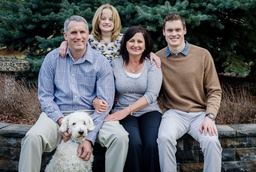
#> input picture images/3.jpg, 256 x 172 px, shrunk from 800 x 539 before the run, found by its file name
$ python SlidingWindowDetector.py
#> lines starting #> are read from the running program, lines starting #| are printed output that depends on the picture
import numpy as np
import imutils
import time
import cv2

def ScaleImage(InputImage, minImageSize, scaleFactor=1.5):

	yield InputImage

	# Loop until the image becomes very small
	while True:
		# compute the new dimensions of the InputImage and resize it
		w = int(InputImage.shape[1] / scaleFactor)
		InputImage = imutils.resize(InputImage, width=w)

		if InputImage.shape[0] < minImageSize[1] or InputImage.shape[1] < minImageSize[0]:
			break

		# Next Image
		yield InputImage

def generateNextWindowLocation(InputImage, boxSize, stride):
	# slide a window across the InputImage
	for y in range(0, InputImage.shape[0], stride):
		for x in range(0, InputImage.shape[1], stride):
			# Next Window
			yield (x, y, InputImage[y:y + boxSize[1], x:x + boxSize[0]])

# Load the image
imageFolder = ".\\images\\"
fileName = "3.jpg"
image = cv2.imread(imageFolder + fileName)
#> image is the input picture: shape (172, 256, 3); mean B, G, R 99.6, 97.1, 95.6
#Load the model file
modelFolder = '.\\xmls\\'
modelFile = 'haarcascade_frontalface_default.xml'
face_cascade = cv2.CascadeClassifier(modelFolder + modelFile)

# Create a copy of image to overlay the window rectangle
ImageCopy = image.copy()

#Window Dimensions
(winW, winH) = (50, 50)

# loop over the image pyramid

i = 0
skipNum = 2
for resized in ScaleImage(image, scaleFactor=1.2, minImageSize=(30,30)):

	# This if statement is used to quickly resize the image
	if i < skipNum:
		i = i+1
		continue

	# Scan all regions of the image
	for (x, y, window) in generateNextWindowLocation(resized, boxSize=(winW, winH), stride=5):


		if window.shape[0] != winH or window.shape[1] != winW:
			continue

		# Get the image within the rectangle
		gray_cropped = cv2.cvtColor(window, cv2.COLOR_BGR2GRAY)
		CroppedImg_shape = gray_cropped.shape
		cv2.imshow("Window - Cropped", gray_cropped)

		p = face_cascade.detectMultiScale(gray_cropped, scaleFactor = 1.01)

		# If face was detected
		# Wait for 2 seconds
		if len(p) > 0:
			print("Face Detected in this region", print(p))
			time.sleep(2)

		#Draw bounding Box
		ImageCopy = resized.copy()
		leftLoc = (x, y)
		RightLoc = (x + winW, y + winH)
		cv2.rectangle(ImageCopy, leftLoc, RightLoc, (0, 255, 0), 2)
		cv2.imshow("Image", ImageCopy)
		cv2.waitKey(1)
#> this loop made 10 passes
#> i on passes 1 to 2: 1, 2
#> (printed output is left out)
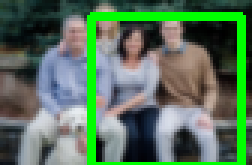
#> ImageCopy: shape (55, 84, 3) (shown 3 times larger); mean B, G, R 91.1, 115.9, 87.8
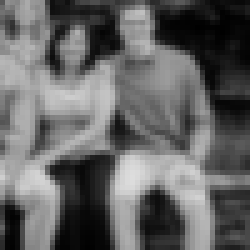
#> gray_cropped: shape (50, 50) (shown 5 times larger); min 0, max 221, mean 99.9
#> after the loop, i = 2

$ run again, with images/2.jpg copied over images/3.jpg
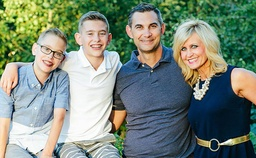
#> input picture images/2.jpg, 256 x 158 px, shrunk from 880 x 542 before the run, found by its file name
#> image is the input picture: shape (158, 256, 3); mean B, G, R 121.7, 135.7, 121.6
#> the loop `for resized in ScaleImage(image, scaleFactor=1.2, minImageSize=(30,30)):` made 9 passes
#> i on passes 1 to 2: 1, 2
#> (printed output is left out)
#> after the loop `for resized in ScaleImage(image, scaleFactor=1.2, minImageSize=(30,30)):`:
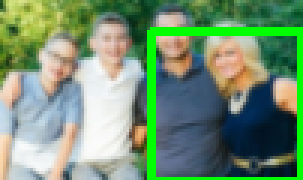
#> ImageCopy: shape (60, 101, 3) (shown 3 times larger); mean B, G, R 114.5, 146.4, 115.5
#> after the loop `for resized in ScaleImage(image, scaleFactor=1.2, minImageSize=(30,30)):`:
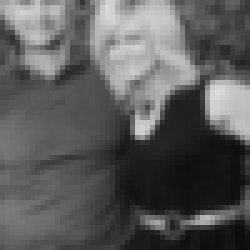
#> gray_cropped: shape (50, 50) (shown 5 times larger); min 12, max 218, mean 91.3
#> after the loop `for resized in ScaleImage(image, scaleFactor=1.2, minImageSize=(30,30)):`: i = 2

$ run again, with images/my1.jpg copied over images/3.jpg
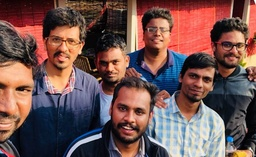
#> input picture images/my1.jpg, 256 x 157 px, shrunk from 1080 x 661 before the run, found by its file name
#> image is the input picture: shape (157, 256, 3); mean B, G, R 81.5, 84.1, 114.5
#> the loop `for resized in ScaleImage(image, scaleFactor=1.2, minImageSize=(30,30)):` made 9 passes
#> i on passes 1 to 2: 1, 2
#> (printed output is left out)
#> after the loop `for resized in ScaleImage(image, scaleFactor=1.2, minImageSize=(30,30)):`:
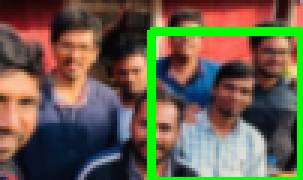
#> ImageCopy: shape (60, 101, 3) (shown 3 times larger); mean B, G, R 75.5, 95.8, 104.1
#> after the loop `for resized in ScaleImage(image, scaleFactor=1.2, minImageSize=(30,30)):`:
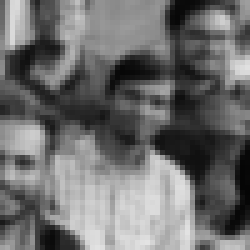
#> gray_cropped: shape (50, 50) (shown 5 times larger); min 5, max 227, mean 110
#> after the loop `for resized in ScaleImage(image, scaleFactor=1.2, minImageSize=(30,30)):`: i = 2
